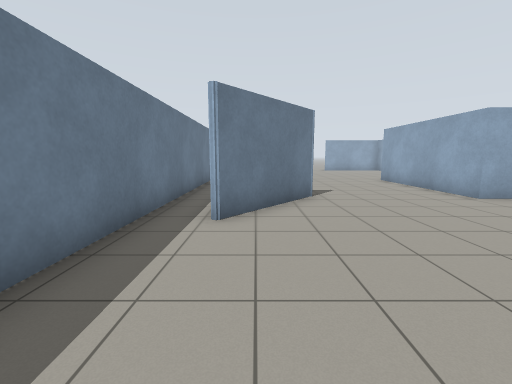
view 1 (above)

14 first-person views from a walk through a world built for the Gazebo simulator. The camera is 1.2 m above the floor, tilts 8° down and sees 90° across. The floor is counted in squares, 1 m on a side. Each view is taken from the middle of a square. On the plan, view 1 faces up. The plan holds only what a view shows up to about 12 squares ahead; the rest is blank.

view 2
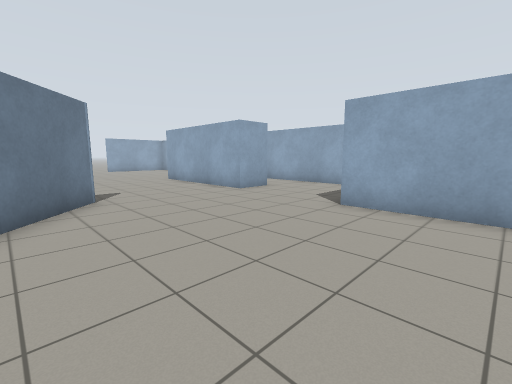

view 3
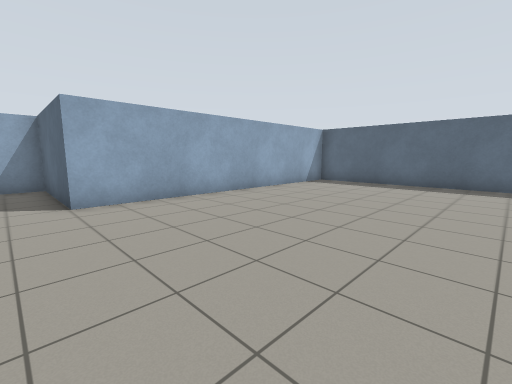

view 4
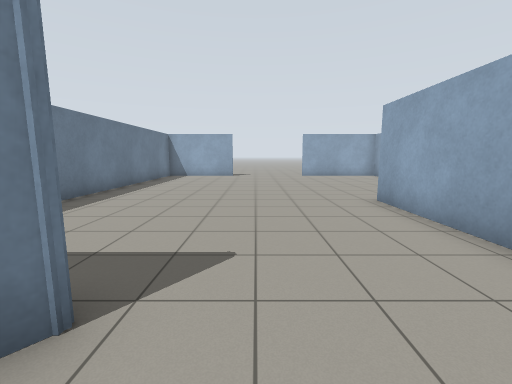

view 5
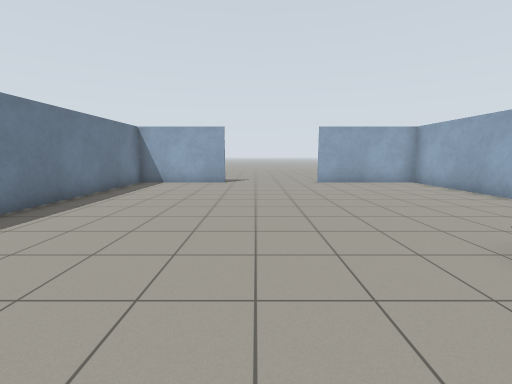

view 6
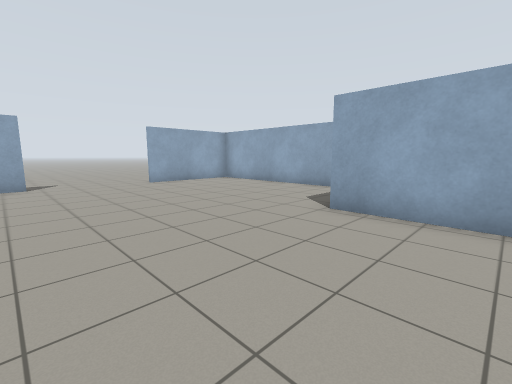

view 7
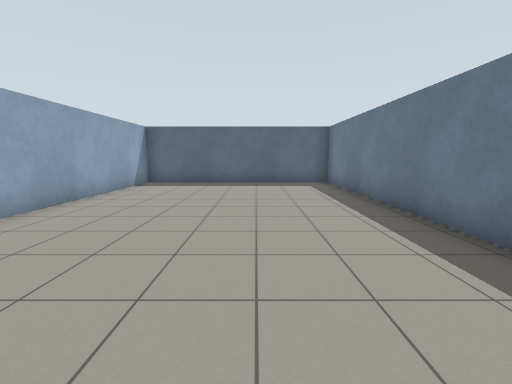

view 8
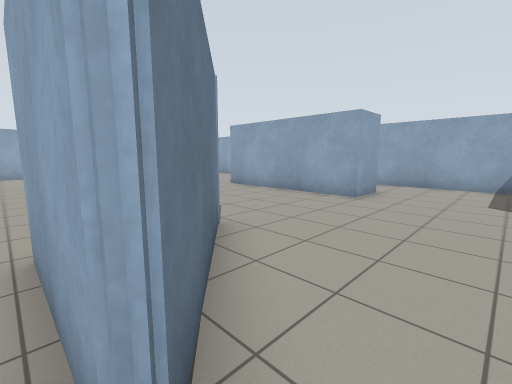

view 9
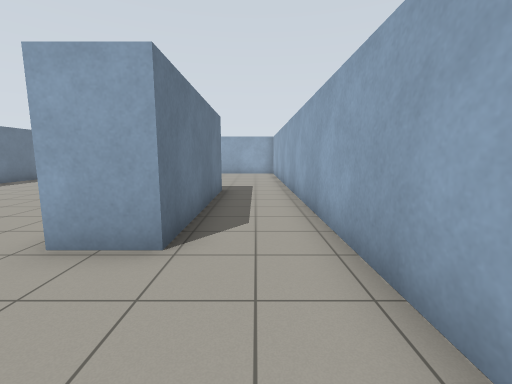

view 10
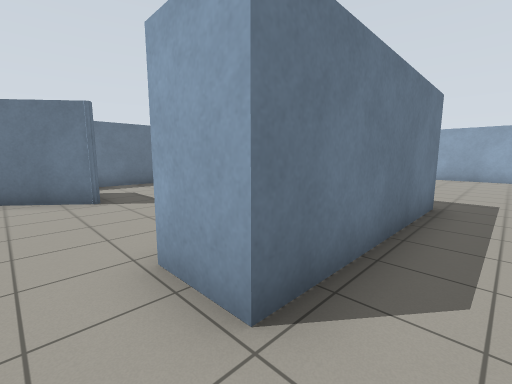

view 11
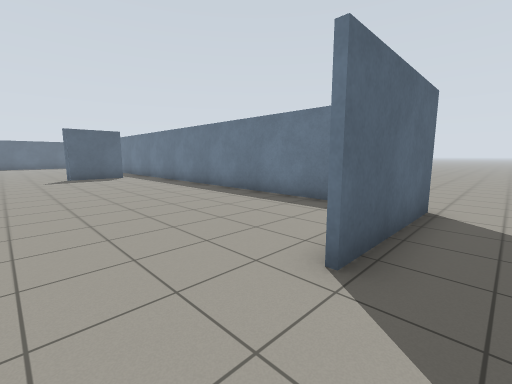

view 12
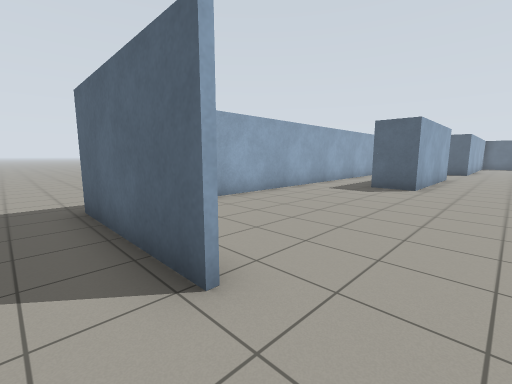

view 13
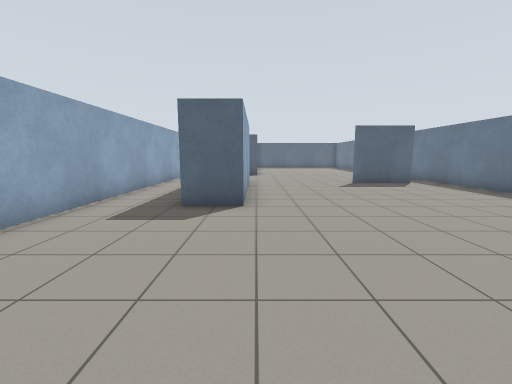

view 14
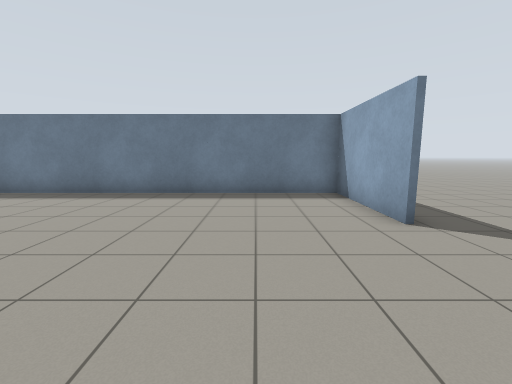

### Floor plan
Points are (right, up) in squares from view 1. A wall is a line through its corners. A room is listed if a view was taken in it or the views show most of it. See-through windows are left out.
Room 1 (views 1, 2, 3, 4, 5, 6, 7, 8, 9, 10, 11, 12, 13, 14)
walls: (1.8, 7.7) (-0.8, 4.6) (-0.8, 7.7) (1.8, 7.7); (6.3, 7.1) (6.3, 12.9) (7.8, 12.9) (7.8, 7.1) (6.3, 7.1); (1.6, 21.7) (-2.3, 21.7) (-2.3, -7.7) (5.9, -7.7) (5.9, 2.9) (10.3, 2.9) (10.2, 21.7) (5.8, 21.7); (-2.5, 21.8) (1.6, 21.8)
ways out: opening at (-2, 23); opening at (6, 23)

Positions as (right, up) in squares from view 1, and headings:
1: (0, 0), facing up
2: (0, 0), facing up-right
3: (-1, 4), facing down-right
4: (3, 6), facing up
5: (3, 10), facing up
6: (1, 10), facing up-right
7: (1, 4), facing down
8: (-1, 4), facing up-right
9: (9, 4), facing up
10: (9, 6), facing up-left
11: (4, 23), facing down-left
12: (4, 23), facing down-right
13: (6, 19), facing down
14: (6, 19), facing left
